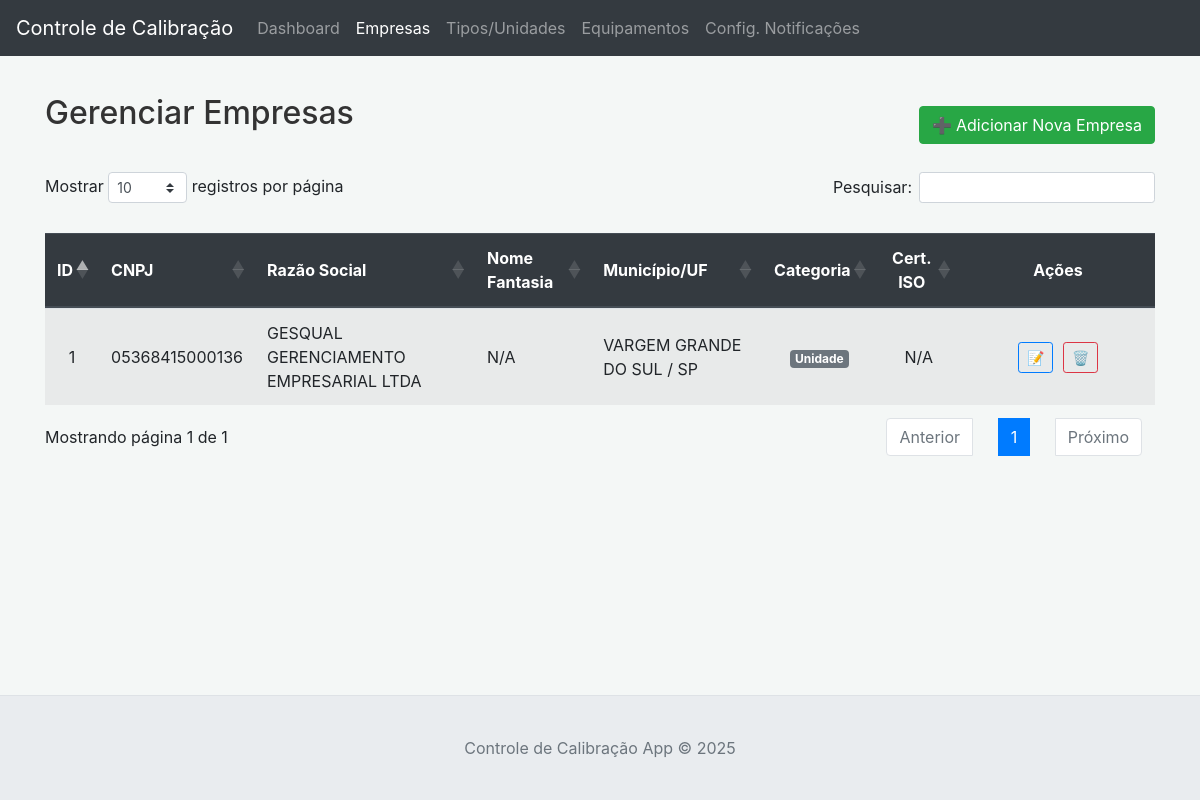
/empresas, run on an earlier commit of the app's database.
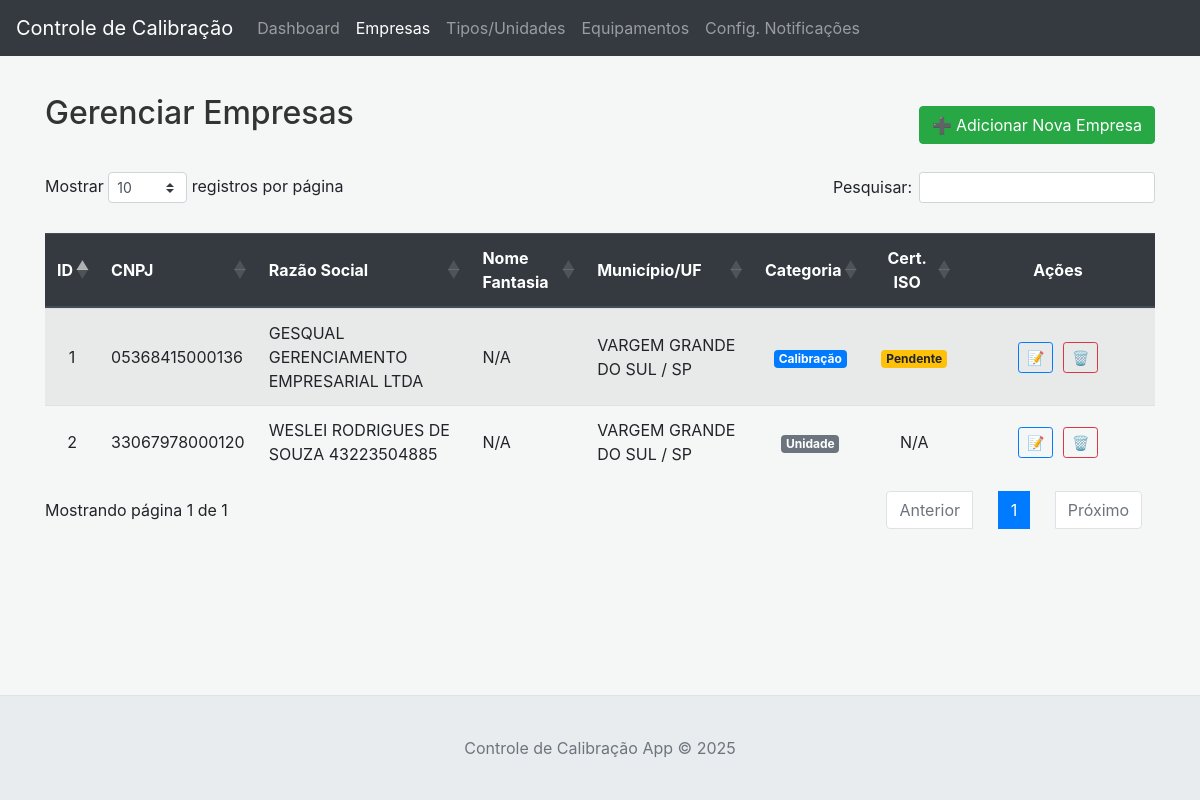
And on a later commit of the database.
### tables this page shows
CREATE TABLE empresas (
                id INTEGER PRIMARY KEY AUTOINCREMENT,
                razao_social TEXT,
                nome_fantasia TEXT,
                cnpj TEXT UNIQUE NOT NULL,
                logradouro TEXT,
                numero TEXT,
                complemento TEXT,
                bairro TEXT,
                cep TEXT,
                municipio TEXT,
                uf TEXT,
                telefone TEXT,
                email TEXT,
                categoria TEXT NOT NULL CHECK(categoria IN ('Calibração', 'Unidade')),
                certificado_iso_path TEXT 
            );

### app.py (the view)
@app.route('/empresas')
def gerenciar_empresas():
    empresas_data = db.fetch_all_empresas()
    return render_template('gerenciar_empresas.html', empresas=empresas_data)

### app.py (called while the page is built)
@app.context_processor
def inject_utilities():
    return {'now': datetime.datetime.now(datetime.timezone.utc), 'format_date': utils.format_date_for_display}

### database.py (called while the page is built)
    def _get_conn(self):
        db_dir_path = os.path.dirname(self.db_path)
        if db_dir_path and not os.path.exists(db_dir_path):
            try:
                os.makedirs(db_dir_path, exist_ok=True)
                print(f"INFO: Diretório do banco de dados criado: {db_dir_path}")
            except OSError as e:
                print(f"AVISO: Não foi possível criar o diretório do banco de dados {db_dir_path}. Erro: {e}")
        conn = sqlite3.connect(self.db_path)
        conn.row_factory = sqlite3.Row
        return conn

    def fetch_all_empresas(self):
        return self.execute_query("SELECT * FROM empresas ORDER BY nome_fantasia, razao_social", fetch_all=True) or []

### templates/gerenciar_empresas.html (shortened to what this page needs)
{% extends "base.html" %}
{% block content %}
<div class="d-flex justify-content-between align-items-center mb-3">
    <h2>Gerenciar Empresas</h2>
    <button type="button" class="btn btn-success" data-toggle="modal" data-target="#empresaModal" id="btnAdicionarNovaEmpresa">
        ➕ Adicionar Nova Empresa
    </button>
</div>
{% if empresas %}
<div class="table-responsive">
    <table class="table table-striped table-hover" id="tabelaEmpresas">
        <thead class="thead-dark">
            <tr>
                <th>ID</th>
                <th>CNPJ</th>
                <th>Razão Social</th>
                <th>Nome Fantasia</th>
                <th>Município/UF</th>
                <th>Categoria</th>
                <th>Cert. ISO</th>
                <th>Ações</th>
            </tr>
        </thead>
        <tbody>
            {% for empresa in empresas %}
            <tr>
                <td>{{ empresa.id }}</td>
                <td>{{ empresa.cnpj }}</td>
                <td>{{ empresa.razao_social or 'N/A' }}</td>
                <td>{{ empresa.nome_fantasia or 'N/A' }}</td>
                <td>{{ empresa.municipio or 'N/A' }} / {{ empresa.uf or 'N/A' }}</td>
                <td><span class="badge {% if empresa.categoria == 'Calibração' %}badge-primary{% else %}badge-secondary{% endif %}">{{ empresa.categoria }}</span></td>
                <td>
                    {% if empresa.categoria == 'Calibração' %}
                        {% if empresa.certificado_iso_path %}
                            <a href="{{ url_for('servir_anexo_empresa', subpath=empresa.certificado_iso_path) }}" target="_blank" class="badge badge-success">Ver Certificado</a>
                        {% else %}
                            <span class="badge badge-warning">Pendente</span>
                        {% endif %}
                    {% else %}
                        N/A
                    {% endif %}
                </td>
                <td class="action-buttons">
                    <button type="button" class="btn btn-sm btn-outline-primary btn-edit-empresa"
                            data-toggle="modal" data-target="#empresaModal"
                            data-empresa-id="{{ empresa.id }}" title="Editar Empresa">📝</button>
                    <form action="{{ url_for('excluir_empresa', empresa_id=empresa.id) }}" method="POST" style="display:inline;" onsubmit="return confirm('Tem certeza que deseja excluir esta empresa?');">
                        <button type="submit" class="btn btn-sm btn-outline-danger" title="Excluir Empresa">🗑️</button>
                    </form>
                </td>
            </tr>
            {% endfor %}
        </tbody>
    </table>
</div>
{% else %}
<div class="alert alert-info">
    Nenhuma empresa cadastrada.
</div>
{% endif %}
{% endblock %}

### templates/base.html (shortened to what this page needs)
<!DOCTYPE html>
<html lang="pt-BR">
<head>
    <link href="https://stackpath.bootstrapcdn.com/bootstrap/4.5.2/css/bootstrap.min.css" rel="stylesheet">
    <link href="https://cdnjs.cloudflare.com/ajax/libs/select2/4.0.13/css/select2.min.css" rel="stylesheet" />
    <link rel="stylesheet" href="https://cdnjs.cloudflare.com/ajax/libs/select2-bootstrap-theme/0.1.0-beta.10/select2-bootstrap.min.css">
    <link href="https://cdn.datatables.net/1.13.6/css/dataTables.bootstrap4.min.css" rel="stylesheet">
    <link rel="stylesheet" href="{{ url_for('static', filename='style.css') }}">
</head>
<body>
    <nav class="navbar navbar-expand-lg navbar-dark bg-dark mb-4 fixed-top">
        <a class="navbar-brand" href="{{ url_for('dashboard') }}">Controle de Calibração</a>
        <div class="collapse navbar-collapse" id="navbarNav">
            <ul class="navbar-nav">
                <li class="nav-item {% if request.endpoint == 'dashboard' %}active{% endif %}">
                    <a class="nav-link" href="{{ url_for('dashboard') }}">Dashboard</a>
                </li>
                <li class="nav-item {% if request.endpoint == 'gerenciar_empresas' %}active{% endif %}">
                    <a class="nav-link" href="{{ url_for('gerenciar_empresas') }}">Empresas</a>
                </li>
                <li class="nav-item {% if request.endpoint == 'gerenciar_tipos' %}active{% endif %}">
                    <a class="nav-link" href="{{ url_for('gerenciar_tipos') }}">Tipos/Unidades</a>
                </li>
                <li class="nav-item {% if request.endpoint == 'lista_equipamentos' %}active{% endif %}">
                    <a class="nav-link" href="{{ url_for('lista_equipamentos') }}">Equipamentos</a>
                </li>
                <li class="nav-item {% if request.endpoint == 'configuracoes_notificacao' %}active{% endif %}">
                    <a class="nav-link" href="{{ url_for('configuracoes_notificacao') }}">Config. Notificações</a>
                </li>
            </ul>
        </div>
    </nav>
    <div class="container">
        {% block content %}
        {% endblock %}
    </div>
    <footer class="footer">
        <div class="container">
            <span class="text-muted">Controle de Calibração App &copy; {{ now.year if now else 2024 }}</span>
        </div>
    </footer>
</body>
</html>

### static/style.css (style rules this page uses)
html, body { height: 100%; margin: 0; }
body { display: flex; flex-direction: column; padding-top: 70px; background-color: #f4f7f6; }
.container { flex: 1 0 auto; padding-top: 1.5rem; padding-bottom: 1.5rem; }
.footer { flex-shrink: 0; background-color: #e9ecef; padding: 1rem 0; text-align: center; margin-top: auto; border-top: 1px solid #dee2e6; }
.action-buttons .btn { margin-right: 5px; }
.action-buttons .btn:last-child { margin-right: 0; }
.table thead th { background-color: #343a40; color: white; vertical-align: middle; }
h2 { color: #333; margin-bottom: 1.5rem; }

### templates/base.html (style rules this page uses)
html, body { height: 100%; margin: 0; }
body { display: flex; flex-direction: column; padding-top: 70px; }
.container { flex: 1 0 auto; padding-top: 1.5rem; padding-bottom: 1.5rem; }
.footer { flex-shrink: 0; background-color: #e9ecef; padding: 1rem 0; text-align: center; margin-top: auto; border-top: 1px solid #dee2e6; }
.table th, .table td { text-align: center; vertical-align: middle; }
.table th:last-child, .table td:last-child { min-width: 130px; width: auto; text-align: center !important; }
.table .action-buttons { white-space: nowrap; }

### templates/gerenciar_empresas.html (style rules this page uses)
.action-buttons .btn { margin-right: 5px; }
#tabelaEmpresas th, #tabelaEmpresas td { text-align: center; vertical-align: middle; }
#tabelaEmpresas td:nth-child(2), #tabelaEmpresas td:nth-child(3), #tabelaEmpresas td:nth-child(4), #tabelaEmpresas td:nth-child(5) { text-align: left; }
#tabelaEmpresas th:nth-child(2), #tabelaEmpresas th:nth-child(3), #tabelaEmpresas th:nth-child(4), #tabelaEmpresas th:nth-child(5) { text-align: left; }
#tabelaEmpresas th:last-child, #tabelaEmpresas td:last-child { width: 170px; min-width: 170px; text-align: center !important; }

What changed in the data, as far as the page shows it:
changed empresas "GESQUAL GERENCIAMENTO EMPRESARIAL LTDA": categoria "Unidade" → "Calibração"; categoria "N/A" → "Pendente"
added empresas: id "2", cnpj "33067978000120", razao_social "WESLEI RODRIGUES DE SOUZA 43223504885", nome_fantasia "N/A", municipio "VARGEM GRANDE DO SUL", uf "SP", categoria "Unidade"
